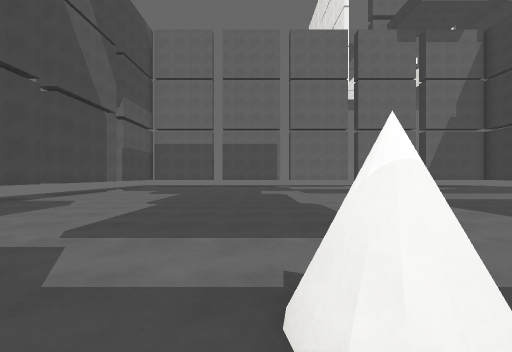
[1] (above)

18 first-person views from a walk through a scene from a Unity 3-D project. The camera is 1.4 m above the floor, looks level and sees 90° across. The floor is counted in squares, 2 m on a side. Each view is taken from the middle of a square. On the plan, view 1 faces up. The plan holds only what a view shows up to about 9 squares ahead; the rest is blank. The place goes on beyond the plan. The player is left out. Surface patterns are stand-ins for the level's own textures.

[2]
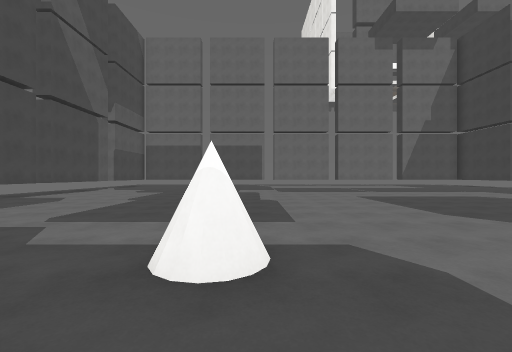

[3]
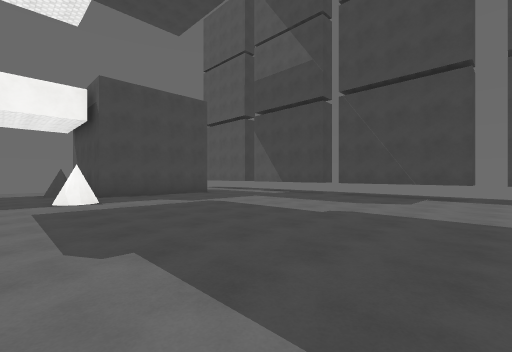

[4]
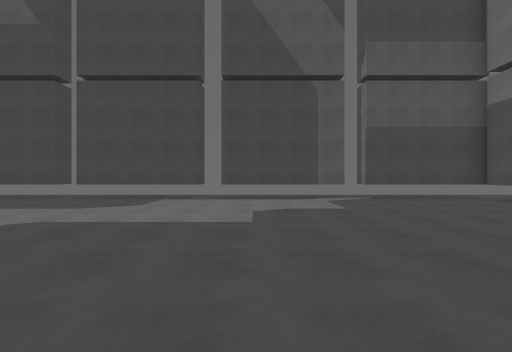

[5]
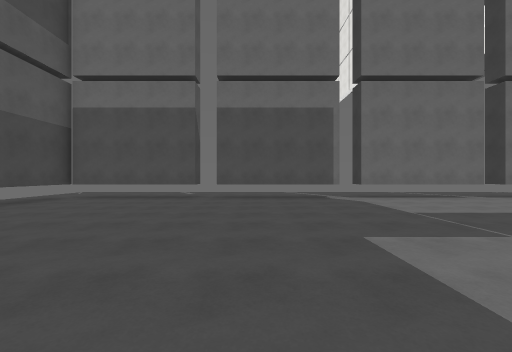

[6]
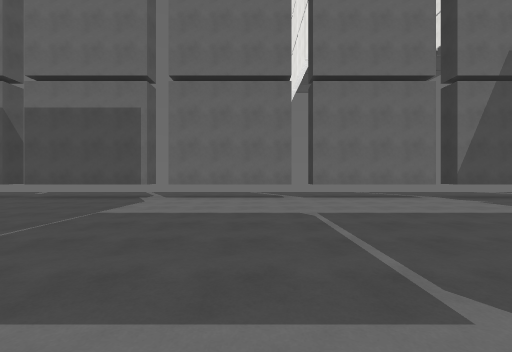

[7]
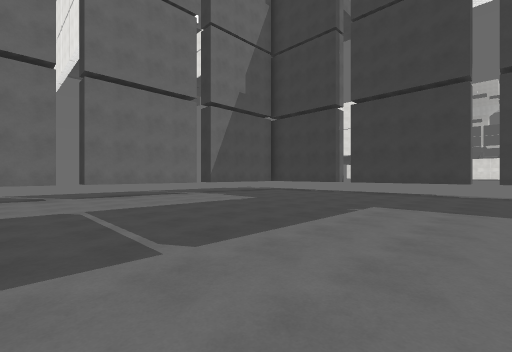

[8]
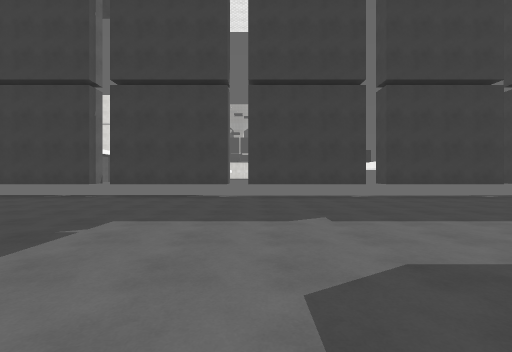

[9]
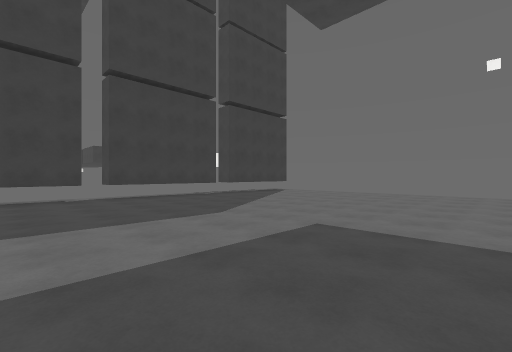

[10]
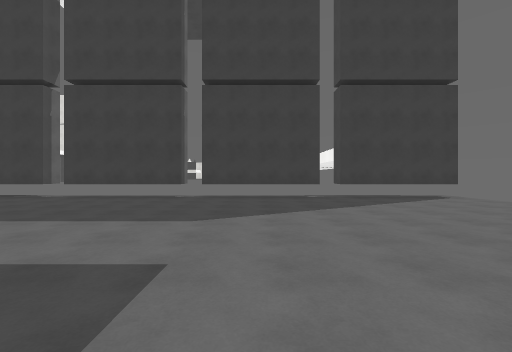

[11]
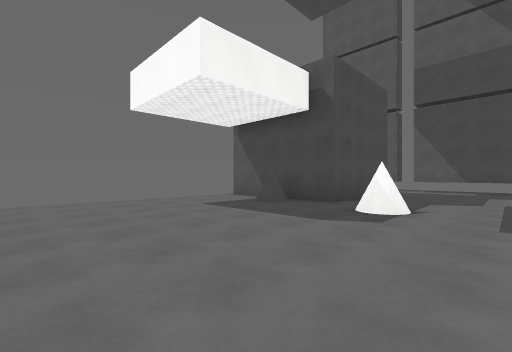

[12]
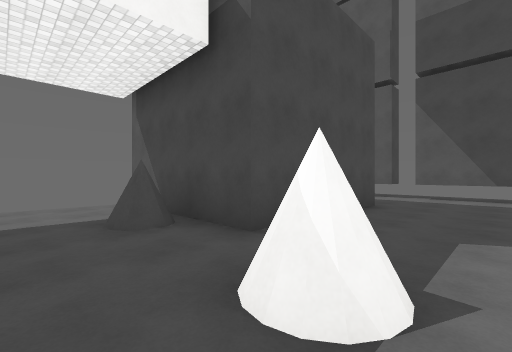

[13]
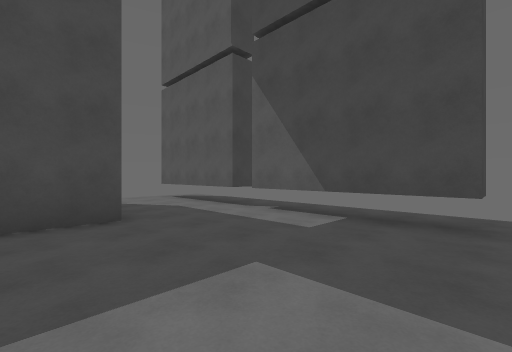

[14]
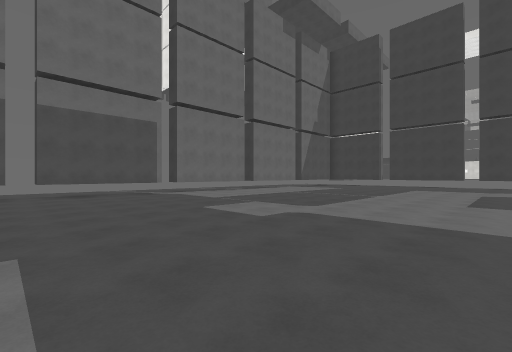

[15]
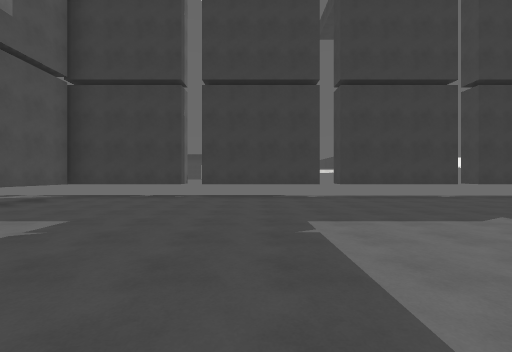

[16]
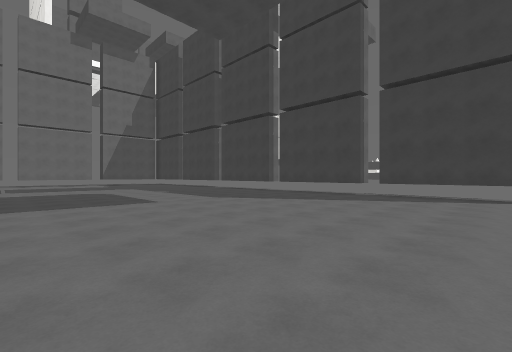

[17]
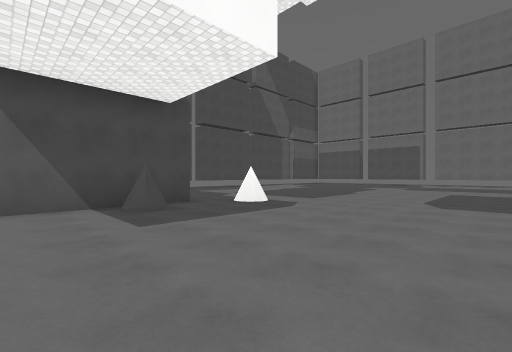

[18]
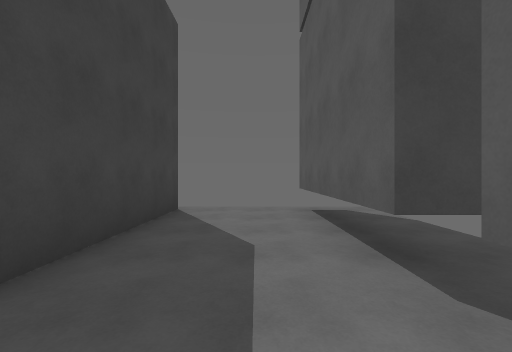

### Floor plan
Key: @ floor where view 1 was taken; # wall or solid block; x gap in a wall; . floor; T thing the floor can be seen under or through.
Columns run from 8 left of view 1 to 16 right of it. Each row starts with its distance up from view 1.
 20              ..
 19      ..      ...       ..
 18 .........................
 17 .####xx###.###xx###.#####
 16 .#......................#
 15 .#......................#
 14 .#......................#
 13 .........................
 12 .#......................#
 11 .#......................#
 10 .#......................#
  9 .x......................x
  8 .x......................x
  7 .#......................#
  6 .#......................#
  5 .#......................#
  4 .........................
  3 .T......................#
  2 .T......................#
  1 .T.......#..............#
  0 .x......@...............x
 -1 .x..####................x
 -2 .#..#  ##...............#
 -3 .#..#  #................#
 -4 .#..#  #................#
 -5  #                      #

Positions as (right, up) in squares from view 1, and headings:
1: (0, 0), facing up
2: (1, -1), facing up
3: (2, 9), facing down-left
4: (1, 10), facing left
5: (-1, 9), facing up
6: (5, 9), facing up
7: (5, 8), facing up-right
8: (7, 8), facing right
9: (7, 6), facing down-right
10: (7, 2), facing right
11: (6, 3), facing down-left
12: (2, 2), facing down-left
13: (-3, 4), facing down-left
14: (-3, 7), facing up-right
15: (7, 11), facing right
16: (6, -4), facing up-right
17: (6, -4), facing up-left
18: (-6, 1), facing down
